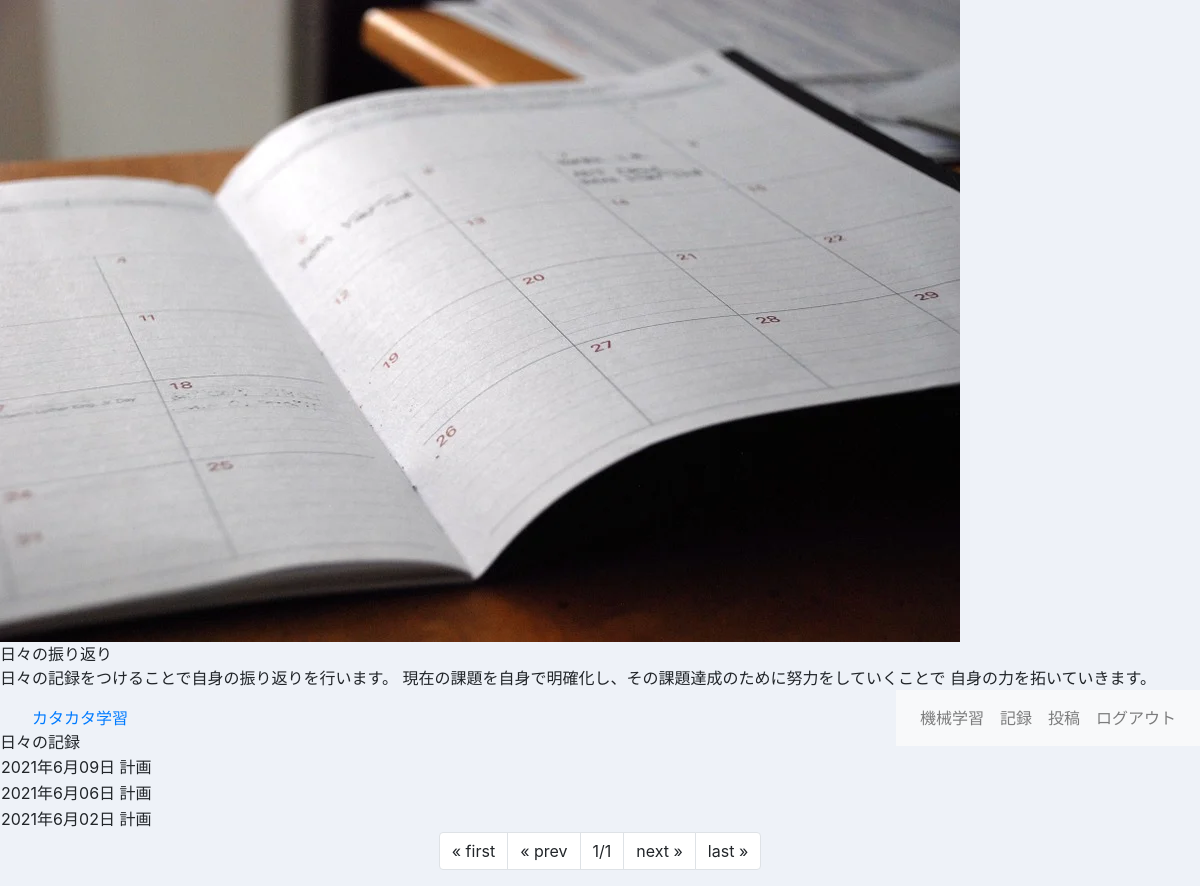
The app's page /kata_study/history (signed in) with its own data.
### kata_study/models.py (models this page shows)
class Record(models.Model):
    owner = models.ForeignKey(User, on_delete=models.CASCADE)
    plan_text = models.TextField(max_length=1000)
    do_text = models.TextField(max_length=1000, blank=True, null=True)
    check_text = models.TextField(max_length=1000, blank=True, null=True)
    action_text = models.TextField(max_length=1000, blank=True, null=True)
    plan_date = models.DateField(blank=True, null=True)
    do_start = models.DateField(blank=True, null=True)
    do_end = models.DateField(blank=True, null=True)
    check_date = models.DateField(blank=True, null=True)
    action_date = models.DateField(blank=True, null=True)
    pub_date = models.DateTimeField(auto_now_add=True)
    class Meta:
        ordering = ('-plan_date',)

### kata_study/views.py (the view)
# urls.py: path('history', views.history, name='history'),
@login_required(login_url='/admin/login/')
def history(request, num=1):
    data = Record.objects.filter(owner=request.user)
    page = Paginator(data, 3)
    params = {
        'histories': page.get_page(num),
    }
    return render(request, 'kata_study/history.html', params)

### kata_study/templates/kata_study/history.html (shortened to what this page needs)
{% extends 'kata_study/layout.html' %}
{% load static %}
{% block image %}
<img src="{% static 'kata_study/diary.webp' %}" class="image_vw">
{% endblock %}
{% block catch %}
<div class="catch_copy_box">
    <div class="catch_copy">
        日々の振り返り
    </div>
    <div class="catch_copy_text">
        日々の記録をつけることで自身の振り返りを行います。
        現在の課題を自身で明確化し、その課題達成のために努力をしていくことで
        自身の力を拓いていきます。
    </div>
</div>
{% endblock %}
{% block content %}
    <div class="history_body">
        <div class="history_table_title">日々の記録</div>
        <table class="history_table">
        {% for history in histories %}
            <tr class="history_link" data-href="{% url 'record' history.id %}">
                <td>
                    {{history.plan_date |date:"Y年n月d日"}} 計画
                </td>
            </tr>
        {% endfor %}
        </table>
    </div>
{% endblock %}
{% block paginator %}
    <ul class="pagination justify-content-center">
        {% if histories.has_previous %}
        <li class="page-item">
            <a class="page-link" href="{% url 'history' %}">
                &laquo; first
            </a>
        </li>
        <li class="page-item">
            <a class="page-link" href="{% url 'history' %}/{{histories.previous_page_number}}">
                &laquo; prev
            </a>
        </li>
        {% else %}
        <li class="page-item">
            <a class="page-link">
                &laquo; first
            </a>
        </li>
        <li class="page-item">
            <a class="page-link">
                &laquo; prev
            </a>
        </li>
        {% endif %}
        <li class="page-item">
            <a class="page-link">
                {{histories.number}}/{{histories.paginator.num_pages}}
            </a>
        </li>
        {% if histories.has_next %}
        <li class="page-item">
            <a class="page-link" href="{% url 'history' %}/{{histories.next_page_number }}">
                next &raquo;
            </a>
        </li>
        <li class="page-item">
            <a class="page-link" href="{% url 'history' %}/{{histories.paginator.num_pages}}">
                last &raquo;
            </a>
        </li>
        {% else %}
        <li class="page-item">
            <a class="page-link">
                next &raquo;
            </a>
        </li>
        <li class="page-item">
            <a class="page-link">
                last &raquo;
            </a>
        </li>
        {% endif %}
    </ul>
{% endblock %}

### records on screen
Record: plan_date "2021年6月09日"
Record: plan_date "2021年6月06日"
Record: plan_date "2021年6月02日"

### other values on screen
{{ histories.number }} "1"
{{ histories.paginator.num_pages }} "1"
